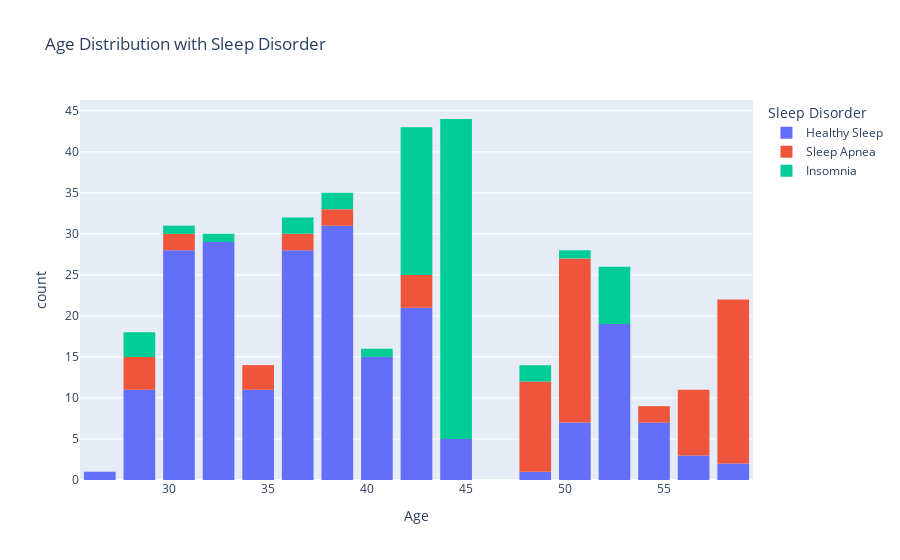

Notebook code for this chart:
### Code cell
# Membuat histogram distribusi 'Age' berdasarkan 'Sleep Disorder'
fig = px.histogram(data, x='Age', color='Sleep Disorder',
                   title='Age Distribution with Sleep Disorder',
                   labels={'Age': 'Age', 'count': 'Count'})
fig.update_layout(
    bargap=0.2
)
fig.show()

### Figure 1 — Plotly figure (JSON) as saved in the notebook; plotly's stock layout.template omitted (floating-point values rounded to 4 significant figures; data arrays with more than 128 entries replaced by an {"elided": "..."} marker saying what was removed)
{"data": [{"alignmentgroup": "True", "bingroup": "x", "hovertemplate": "Sleep Disorder=Healthy Sleep<br>Age=%{x}<br>count=%{y}<extra></extra>", "legendgroup": "Healthy Sleep", "marker": {"color": "#636efa", "pattern": {"shape": ""}}, "name": "Healthy Sleep", "offsetgroup": "Healthy Sleep", "orientation": "v", "showlegend": true, "type": "histogram", "x": {"elided": "219 int values"}, "xaxis": "x", "yaxis": "y"}, {"alignmentgroup": "True", "bingroup": "x", "hovertemplate": "Sleep Disorder=Sleep Apnea<br>Age=%{x}<br>count=%{y}<extra></extra>", "legendgroup": "Sleep Apnea", "marker": {"color": "#EF553B", "pattern": {"shape": ""}}, "name": "Sleep Apnea", "offsetgroup": "Sleep Apnea", "orientation": "v", "showlegend": true, "type": "histogram", "x": [28, 28, 29, 29, 30, 31, 34, 34, 35, 36, 36, 38, 38, 42, 42, 43, 43, 48, 49, 49, 49, 49, 49, 49, 49, 49, 49, 49, 50, 50, 50, 50, 50, 50, 50, 50, 50, 50, 50, 50, 50, 50, 50, 50, 50, 51, 51, 51, 55, 55, 57, 57, 57, 57, 57, 57, 57, 57, 58, 58, 58, 58, 58, 58, 59, 59, 59, 59, 59, 59, 59, 59, 59, 59, 59, 59, 59, 59], "xaxis": "x", "yaxis": "y"}, {"alignmentgroup": "True", "bingroup": "x", "hovertemplate": "Sleep Disorder=Insomnia<br>Age=%{x}<br>count=%{y}<extra></extra>", "legendgroup": "Insomnia", "marker": {"color": "#00cc96", "pattern": {"shape": ""}}, "name": "Insomnia", "offsetgroup": "Insomnia", "orientation": "v", "showlegend": true, "type": "histogram", "x": [28, 29, 29, 30, 33, 36, 36, 39, 39, 41, 42, 43, 43, 43, 43, 43, 43, 43, 43, 43, 43, 43, 43, 43, 43, 43, 43, 43, 44, 44, 44, 44, 44, 44, 44, 44, 44, 44, 44, 44, 44, 44, 44, 44, 44, 44, 44, 44, 44, 44, 44, 44, 44, 44, 44, 44, 45, 45, 45, 45, 45, 45, 45, 45, 45, 45, 45, 48, 48, 50, 52, 52, 52, 52, 52, 52, 53], "xaxis": "x", "yaxis": "y"}], "layout": {"bargap": 0.2, "barmode": "relative", "legend": {"title": {"text": "Sleep Disorder"}, "tracegroupgap": 0}, "title": {"text": "Age Distribution with Sleep Disorder"}, "xaxis": {"anchor": "y", "domain": [0, 1], "title": {"text": "Age"}}, "yaxis": {"anchor": "x", "domain": [0, 1], "title": {"text": "count"}}}}
